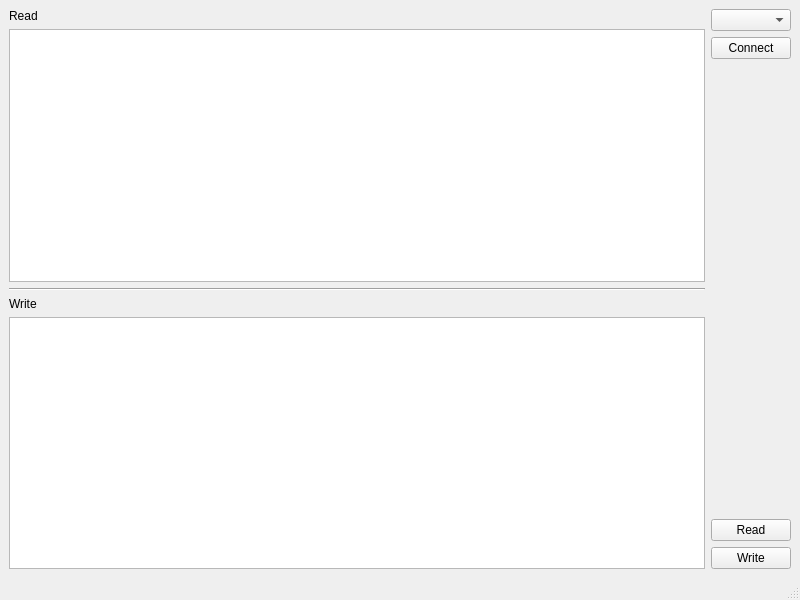
<?xml version="1.0" encoding="UTF-8"?>
<ui version="4.0">
 <class>Transaction</class>
 <widget class="QMainWindow" name="Transaction">
  <property name="geometry">
   <rect>
    <x>0</x>
    <y>0</y>
    <width>800</width>
    <height>600</height>
   </rect>
  </property>
  <property name="windowTitle">
   <string>Transaction</string>
  </property>
  <widget class="QWidget" name="centralwidget">
   <layout class="QHBoxLayout" name="horizontalLayout">
    <item>
     <layout class="QVBoxLayout" name="verticalLayout_3">
      <item>
       <widget class="QLabel" name="label">
        <property name="text">
         <string>Read</string>
        </property>
       </widget>
      </item>
      <item>
       <widget class="QTextEdit" name="ptxtRead"/>
      </item>
      <item>
       <widget class="Line" name="line">
        <property name="orientation">
         <enum>Qt::Horizontal</enum>
        </property>
       </widget>
      </item>
      <item>
       <widget class="QLabel" name="label_2">
        <property name="text">
         <string>Write</string>
        </property>
       </widget>
      </item>
      <item>
       <widget class="QTextEdit" name="ptxtWrite"/>
      </item>
     </layout>
    </item>
    <item>
     <layout class="QVBoxLayout" name="verticalLayout">
      <item>
       <widget class="QComboBox" name="comboBox"/>
      </item>
      <item>
       <widget class="QPushButton" name="pushButton">
        <property name="text">
         <string>Connect</string>
        </property>
       </widget>
      </item>
      <item>
       <spacer name="verticalSpacer_2">
        <property name="orientation">
         <enum>Qt::Vertical</enum>
        </property>
        <property name="sizeHint" stdset="0">
         <size>
          <width>20</width>
          <height>40</height>
         </size>
        </property>
       </spacer>
      </item>
      <item>
       <spacer name="verticalSpacer">
        <property name="orientation">
         <enum>Qt::Vertical</enum>
        </property>
        <property name="sizeHint" stdset="0">
         <size>
          <width>20</width>
          <height>40</height>
         </size>
        </property>
       </spacer>
      </item>
      <item>
       <widget class="QPushButton" name="btnRead">
        <property name="text">
         <string>Read</string>
        </property>
       </widget>
      </item>
      <item>
       <widget class="QPushButton" name="btnWrite">
        <property name="text">
         <string>Write</string>
        </property>
       </widget>
      </item>
     </layout>
    </item>
   </layout>
  </widget>
  <widget class="QMenuBar" name="menubar">
   <property name="geometry">
    <rect>
     <x>0</x>
     <y>0</y>
     <width>800</width>
     <height>22</height>
    </rect>
   </property>
  </widget>
  <widget class="QStatusBar" name="statusbar"/>
 </widget>
 <resources/>
 <connections/>
</ui>
